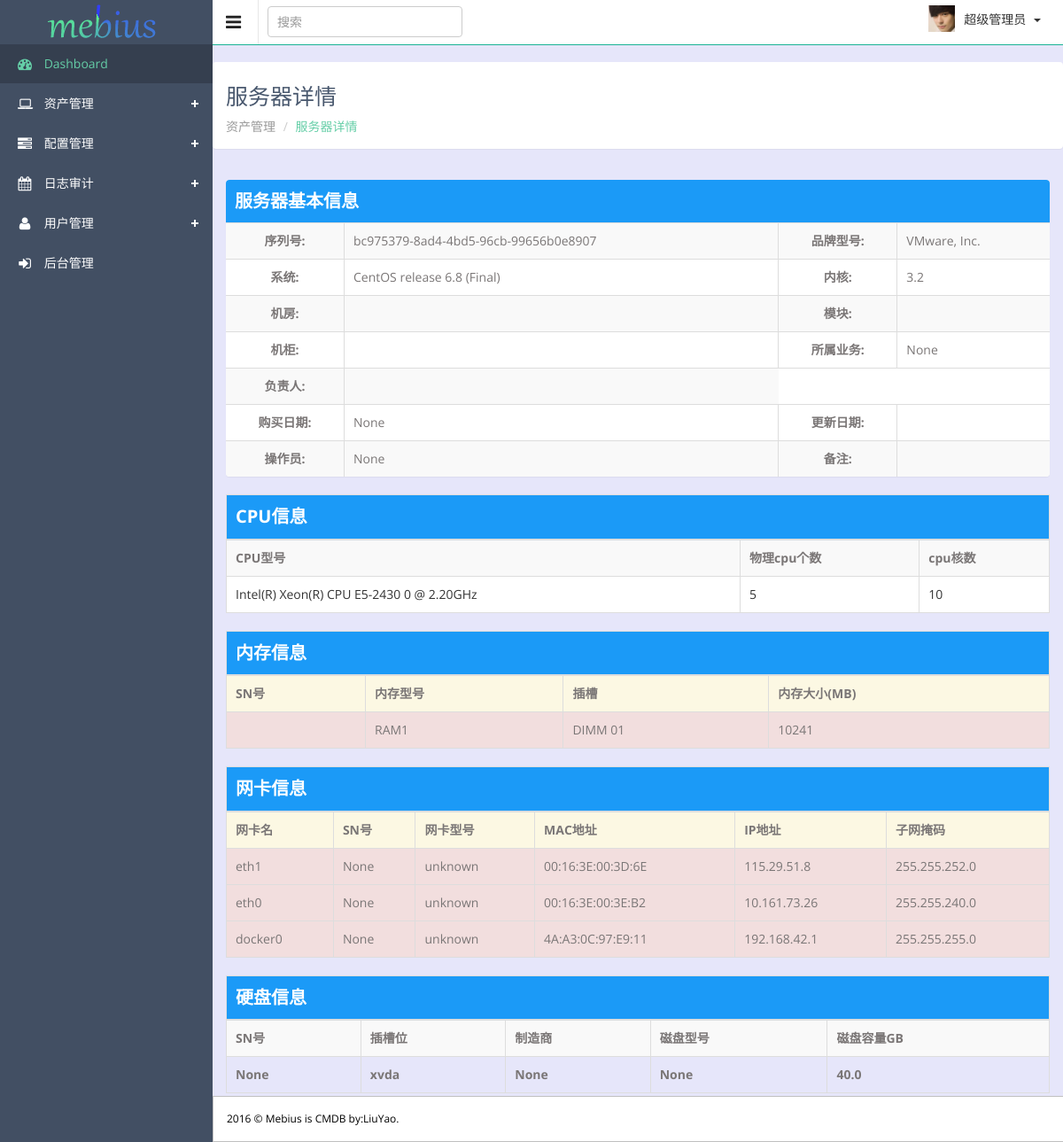
/assets/hostdetail/64 (signed in), run on the app's committed database.
### member/models.py (models this page shows, shortened)
class UserProfile(models.Model):
    user = models.OneToOneField(User,verbose_name='后台用户')
    name = models.CharField(max_length=32,verbose_name='姓名')
    head_img = models.ImageField(blank=True,null=True,upload_to="uploads/portrait",verbose_name='头像')
    email = models.EmailField(max_length=64,blank=True,null=True,verbose_name='邮箱')
    phone = models.CharField(verbose_name='手机号',max_length=128)
    department = models.ForeignKey('Group',verbose_name='部门',null=True,blank=True)
    ip = models.GenericIPAddressField(max_length=32,verbose_name='办公IP')
    secret_key = models.TextField(verbose_name='密钥')
    memo = models.TextField(verbose_name='备注', null=True, blank=True)
    create_date  = models.DateField(verbose_name='注册时间',auto_now=True)
    class Meta:
        verbose_name = '成员'
        verbose_name_plural = '成员'

### assets/models.py (models this page shows, shortened)
class Asset(models.Model):
    asset_type_choices = (
        ('server', u'物理机'),
        ('server', u'虚拟机'),
        ('switch', u'交换机'),
        ('router', u'路由器'),
        ('firewall', u'防火墙'),
        ('storage', u'存储设备'),
        ('NLB', u'NetScaler'),
        ('software', u'软件资产'),
        ('others', u'其它类'),
    )
    asset_type = models.CharField(verbose_name='资产类型',max_length=64,choices=asset_type_choices,default='server')
    name = models.CharField(max_length=64,unique=True)
    sn = models.CharField(u'资产SN号',max_length=128, unique=True)
    manufactory = models.ForeignKey('Manufactory',verbose_name=u'制造商',null=True, blank=True)
    management_ip = models.GenericIPAddressField(u'管理IP',blank=True,null=True)
    contract = models.ForeignKey('Contract', verbose_name=u'合同',null=True, blank=True)
    trade_date = models.DateField(u'购买时间',null=True, blank=True)
    expire_date = models.DateField(u'过保修期',null=True, blank=True)
    price = models.FloatField(u'价格',null=True, blank=True)
    business_unit = models.ForeignKey('BusinessUnit', verbose_name=u'所属业务线',null=True, blank=True)
    tags = models.ManyToManyField('Tags' ,blank=True)
    admin = models.ForeignKey(UserProfile, verbose_name=u'资产管理员',null=True, blank=True)
    idc = models.ForeignKey('Cabinet', verbose_name=u'所属机柜',null=True, blank=True)
    Status_Status = (
        ('on','上线'),
        ('wait','等待上线'),
        ('in','下线'),
    )
    status = models.CharField(choices=Status_Status,max_length=64,verbose_name = u'设备状态',default=1)
    create_date = models.DateTimeField(blank=True, auto_now_add=True)
    update_date = models.DateTimeField(blank=True, auto_now=True)
    memo = models.TextField(u'备注', null=True, blank=True)
    class Meta:
        verbose_name = '资产总表'
        verbose_name_plural = "资产总表"

class Manufactory(models.Model):
    manufactory = models.CharField(u'厂商名称',max_length=64, unique=True)
    support_num = models.CharField(u'支持电话',max_length=30,blank=True)
    memo = models.CharField(u'备注',max_length=128,blank=True)
    def __str__(self):
        return self.manufactory
    class Meta:
        verbose_name = '设备厂商'
        verbose_name_plural = "设备厂商"

class Server(models.Model):
    asset = models.OneToOneField('Asset')
    created_by_choices = (
        ('auto','Auto'),
        ('manual','Manual'),
    )
    created_by = models.CharField(choices=created_by_choices,max_length=32,default='auto')
    hosted_on = models.ForeignKey('self',related_name='hosted_on_server',blank=True,null=True)
    model = models.CharField(u'型号',max_length=128,null=True, blank=True )
    kernelrelease = models.CharField(u'内核',max_length=128,null=True, blank=True )
    raid_type = models.CharField(u'raid级别',max_length=512, blank=True,null=True)
    os_type  = models.CharField(u'操作系统类型',max_length=64, blank=True,null=True)
    os_distribution =models.CharField(u'发型版本',max_length=64, blank=True,null=True)
    os_release  = models.CharField(u'操作系统版本',max_length=64, blank=True,null=True)
    create_date = models.DateTimeField(blank=True, auto_now_add=True)
    update_date = models.DateTimeField(blank=True,null=True)
    class Meta:
        verbose_name = '服务器'
        verbose_name_plural = "服务器"

class CPU(models.Model):
    asset = models.OneToOneField('Asset')
    cpu_model = models.CharField(u'CPU型号', max_length=128,blank=True)
    cpu_count = models.SmallIntegerField(u'物理cpu个数')
    cpu_core_count = models.SmallIntegerField(u'cpu核数')
    create_date = models.DateTimeField(verbose_name='创建时间',auto_now_add=True)
    update_date = models.DateTimeField(verbose_name='更新时间',blank=True,null=True)
    memo = models.TextField(u'备注', null=True,blank=True)
    class Meta:
        verbose_name = 'CPU部件'
        verbose_name_plural = "CPU部件"

class RAM(models.Model):
    asset = models.ForeignKey('Asset')
    sn = models.CharField(u'SN号', max_length=128, blank=True,null=True)
    model =  models.CharField(u'内存型号', max_length=128)
    slot = models.CharField(u'插槽', max_length=64)
    capacity = models.IntegerField(u'内存大小(MB)')
    create_date = models.DateTimeField(blank=True, auto_now_add=True)
    update_date = models.DateTimeField(blank=True,null=True)
    memo = models.CharField(u'备注',max_length=128, blank=True,null=True)
    auto_create_fields = ['sn','slot','model','capacity']
    class Meta:
        verbose_name = '内存'
        verbose_name_plural = "内存"
        unique_together = ("asset", "slot")

class NIC(models.Model):
    asset = models.ForeignKey('Asset')
    name = models.CharField(u'网卡名', max_length=64, blank=True,null=True)
    sn = models.CharField(u'SN号', max_length=128, blank=True,null=True)
    model =  models.CharField(u'网卡型号', max_length=128, blank=True,null=True)
    macaddress = models.CharField(u'MAC', max_length=64,unique=True)
    ipaddress = models.GenericIPAddressField(u'IP', blank=True,null=True)
    netmask = models.CharField(verbose_name='子网掩码',max_length=64,blank=True,null=True)
    bonding = models.CharField(max_length=64,blank=True,null=True)
    memo = models.CharField(u'备注',max_length=128, blank=True,null=True)
    create_date = models.DateTimeField(blank=True, auto_now_add=True)
    update_date = models.DateTimeField(blank=True,null=True)
    auto_create_fields = ['name','sn','model','macaddress','ipaddress','netmask','bonding']
    class Meta:
        verbose_name = u'网卡'
        verbose_name_plural = u"网卡"

class Disk(models.Model):
    asset = models.ForeignKey('Asset')
    sn = models.CharField(u'SN号', max_length=128, blank=True,null=True)
    slot = models.CharField(u'插槽位',max_length=64)
    manufactory = models.CharField(u'制造商', max_length=64,blank=True,null=True)
    model = models.CharField(u'磁盘型号', max_length=128,blank=True,null=True)
    capacity = models.FloatField(u'磁盘容量GB')
    disk_iface_choice = (
        ('SATA', 'SATA'),
        ('SAS', 'SAS'),
        ('SCSI', 'SCSI'),
        ('SSD', 'SSD'),
    )
    iface_type = models.CharField(u'接口类型', max_length=64,choices=disk_iface_choice,default='SAS')
    create_date = models.DateTimeField(blank=True, auto_now_add=True)
    update_date = models.DateTimeField(blank=True,null=True)
    memo = models.TextField(u'备注', blank=True,null=True)
    auto_create_fields = ['sn','slot','manufactory','model','capacity','iface_type']
    class Meta:
        unique_together = ("asset", "slot")
        verbose_name = '硬盘'
        verbose_name_plural = "硬盘"

### assets/views.py (the view)
# urls.py: url(r'^hostdetail/(\d+)', views.hostdetail,name='hostdetail',),
@login_required
def hostdetail(request,func):
    if request.method == 'GET':
        print(type(func))
        obj = models.Asset.objects.get(id=func)
        return render(request,'assets/hostdetail.html',{'assets':obj})

### templates/assets/hostdetail.html
{% extends 'master/base.html' %}
{% block main-title %}服务器详情{% endblock %}
{% block main-father %}资产管理{% endblock %}
{% block main-name %}服务器详情{% endblock %}
{% block content %}
<div class="wrapper wrapper-content">
    <div class="ibox-content">
        <div class="table-responsive  panel">
            <table class="table table-bordered table-striped">
                <thead>
                <tr class="button-primary">
                    <th colspan="4" style="font-size:20px">
                        服务器基本信息
                    </th>
                </tr>
                </thead>
                <tbody>
                <tr>
                    <th class="text-center">序列号:</th>
                    <td >{{ assets.sn }}</td>
                    <th class="text-center">品牌型号:</th>
                    <td >{{ assets.manufactory }}</td>
                </tr>
                <tr>
                    <th class="text-center">系统:</th>
                    <td>{{ assets.server.os_release }}</td>
                    <th class="text-center">内核:</th>
                    <td>{{ assets.server.kernelrelease }}</td>
                </tr>
                <tr>
                    <th class="text-center">机房:</th>
                    <td>{{ assets.idc.model.idc.name }}</td>
                    <th class="text-center">模块:</th>
                    <td>{{ assets.idc.model.name }}</td>
                </tr>
                <tr>
                    <th class="text-center">机柜:</th>
                    <td>{{ assets.idc.name }}</td>
                    <th class="text-center">所属业务:</th>
                    <td>{{ assets.business_unit }}</td>
                </tr>
                <tr>
                   <th class="text-center">负责人:</th>
                    <td>{{ sqldata.principal }}</td>
                </tr>
                <tr>
                    <th class="text-center">购买日期:</th>
                    <td>{{ assets.trade_date }}</td>
                    <th class="text-center">更新日期:</th>
                    <td>{{ assets.uptime }}</td>
                </tr>
                <tr>
                     <th class="text-center">操作员:</th>
                    <td>{{ assets.admin }}</td>
                    <th class="text-center">备注:</th>
                    <td colspan="3">{{ assets.memo }}</td>
                </tr>
                </tbody>
            </table>
        </div>
        <div class="table-responsive">
            <table class="table table-bordered table-striped">
                <thead>
                <tr>
                    <th colspan="3"  class="button-primary" style="font-size:20px;">
                        CPU信息
                    </th>
                </tr>
                </thead>
                <tbody>
                <tr>
                    <th>CPU型号</th>
                    <th>物理cpu个数</th>
                    <th>cpu核数</th>
                </tr>
                <tr class="btn-default">
                    <td>{{ assets.cpu.cpu_model }}</td>
                    <td>{{ assets.cpu.cpu_count }}</td>
                    <td>{{ assets.cpu.cpu_core_count }}</td>
                </tr>
                </tbody>
            </table>
        </div>
        <div class="table-responsive ">
            <table class="table table-bordered table-striped ">
                <thead>
                <tr>
                    <th colspan="4"   class="button-primary" style="font-size:20px;">
                        内存信息
                    </th>
                </tr>
                </thead>
                <tbody>
                <tr class="warning">
                    <th>SN号</th>
                    <th>内存型号</th>
                    <th>插槽</th>
                    <th>内存大小(MB)</th>
                </tr>
                {% for ram in assets.ram_set.all %}
                <tr class="danger">
                    <td>{{ ram.sn }}</td>
                    <td>{{ ram.model }}</td>
                    <td>{{ ram.slot }}</td>
                    <td>{{ram.capacity}}</td>
                </tr>
                {% endfor %}
                </tbody>
            </table>
        </div>
        <div class="table-responsive ">
            <table class="table table-bordered table-striped ">
                <thead>
                <tr>
                    <th colspan="6" style="font-size:20px;"  class="button-primary">
                        网卡信息
                    </th>
                </tr>
                </thead>
                <tbody>
                <tr class="warning">
                    <th>网卡名</th>
                    <th>SN号</th>
                    <th>网卡型号</th>
                    <th>MAC地址</th>
                    <th>IP地址</th>
                    <th>子网掩码</th>
                </tr>
                {% for nic in assets.nic_set.all %}
                <tr class="danger">
                    <td>{{ nic.name }}</td>
                    <td>{{ nic.sn }}</td>
                    <td>{{ nic.model }}</td>
                    <td>{{ nic.macaddress }}</td>
                    <td>{{ nic.ipaddress }}</td>
                    <td>{{ nic.netmask }}</td>
                </tr>
                {% endfor %}
                </tbody>
            </table>
        </div>
        <div class="table-responsive">
            <table class="table table-bordered table-striped" >
                <thead>
                <tr>
                    <th colspan="5" style="font-size:20px;"  class="button-primary">
                        硬盘信息
                    </th>
                </tr>
                </thead>
                <tbody>
                <tr>
                    <th>SN号</th>
                    <th>插槽位</th>
                    <th>制造商</th>
                    <th>磁盘型号</th>
                    <th>磁盘容量GB</th>
                </tr>
                {% for disk in assets.disk_set.all %}
                <tr>
                    <th>{{ disk.sn }}</th>
                    <th>{{ disk.slot }}</th>
                    <th>{{ disk.manufactory }}</th>
                    <th>{{ disk.model }}</th>
                    <th>{{ disk.capacity }}</th>
                </tr>
                {% endfor %}
                </tbody>
            </table>
        </div>
    </div>
</div>
{% endblock %}

### templates/master/base.html (shortened to what this page needs)
{% load memtags %}
<!DOCTYPE html>
<html lang="en">
<head>
  <link href="/statics/css/base.css" rel="stylesheet">
  <link href="/statics/css/buttons.css" rel="stylesheet">
<link rel="stylesheet" type="text/css" href="/statics/plugins/sweetalert/sweetalert.css">
</head>
<body class="sticky-header">
<section>
    <div class="left-side sticky-left-side">
        <div class="logo">
            <a href="{% url 'index' %}"><img src="/statics/images/logo1.png" alt=""></a>
        </div>
        <div class="left-side-inner">
            <ul class="nav nav-pills nav-stacked custom-nav">
                <li class="active"><a href="{% url 'index' %}"><i class="fa fa-dashboard"></i> <span>Dashboard</span></a></li>
                <li class="menu-list"><a href=""><i class="fa fa-laptop"></i> <span>资产管理</span></a>
                </li>
                <li class="menu-list"><a href=""><i class="fa fa-tasks"></i> <span>配置管理</span></a>
                </li>
                <li class="menu-list"><a href=""><i class="fa fa-calendar"></i> <span>日志审计</span></a>
                </li>
                <li class="menu-list"><a href=""><i class="fa fa-user"></i> <span>用户管理</span></a>
                </li>
                <li><a href="/admin/"><i class="fa fa-sign-in"></i> <span>后台管理</span></a></li>
            </ul>
        </div>
    </div>
    <div class="main-content" >
        <div class="header-section">
            <a class="toggle-btn"><i class="fa fa-bars"></i></a>
            <form class="searchform" action="#" method="post">
                <input type="text" class="form-control" name="keyword" placeholder="搜索" />
            </form>
            <div class="menu-right" style="">
                <ul class="notification-menu">
                    <li>
                        <img alt="" src="/statics/{{ request.user.userprofile.head_img | cut_url }}" style="width:30px;height:30px;float:left;margin-top:6px;"/>
                        <a href="#" class="btn btn-default dropdown-toggle" data-toggle="dropdown">
                            <span id="user">{% block username %}{{ request.user.userprofile.name }}{% endblock %}</span>
                            <span class="caret"></span>
                        </a>
                    </li>
                </ul>
            </div>
        </div>
        <div class="page-heading panel">
            <h3>
                 {% block main-title %}仪表盘{% endblock %}
            </h3>
            <ul class="breadcrumb">
                <li>
                    <a href="#">{% block main-father %}Dashboard{% endblock %}</a>
                </li>
                <li class="active">{% block main-name %}Dashboard{% endblock %}</li>
            </ul>
        </div>
        {% block content %}{% endblock %}
        <footer style="position:fixed;border: 1px solid silver;color:black">
            2016 &copy; Mebius is CMDB  by:LiuYao.
        </footer>
    </div>
</section>
</body>
</html>

### data on the page
Asset: sn "bc975379-8ad4-4bd5-96cb-99656b0e8907", manufactory "VMware, Inc.", server.os_release "CentOS release 6.8 (Final)", server.kernelrelease "3.2", business_unit "None", trade_date "None", admin "None", cpu.cpu_model "Intel(R) Xeon(R) CPU E5-2430 0 @ 2.20GHz", cpu.cpu_count "5", cpu.cpu_core_count "10"
RAM: model "RAM1", slot "DIMM 01", capacity "10241"
NIC: name "eth1", sn "None", model "unknown", macaddress "00:16:3E:00:3D:6E", ipaddress "115.29.51.8", netmask "255.255.252.0"
NIC: name "eth0", sn "None", model "unknown", macaddress "00:16:3E:00:3E:B2", ipaddress "10.161.73.26", netmask "255.255.240.0"
NIC: name "docker0", sn "None", model "unknown", macaddress "4A:A3:0C:97:E9:11", ipaddress "192.168.42.1", netmask "255.255.255.0"
Disk: sn "None", slot "xvda", manufactory "None", model "None", capacity "40.0"

### other printed values
{{ request.user.userprofile.name }} "超级管理员"
